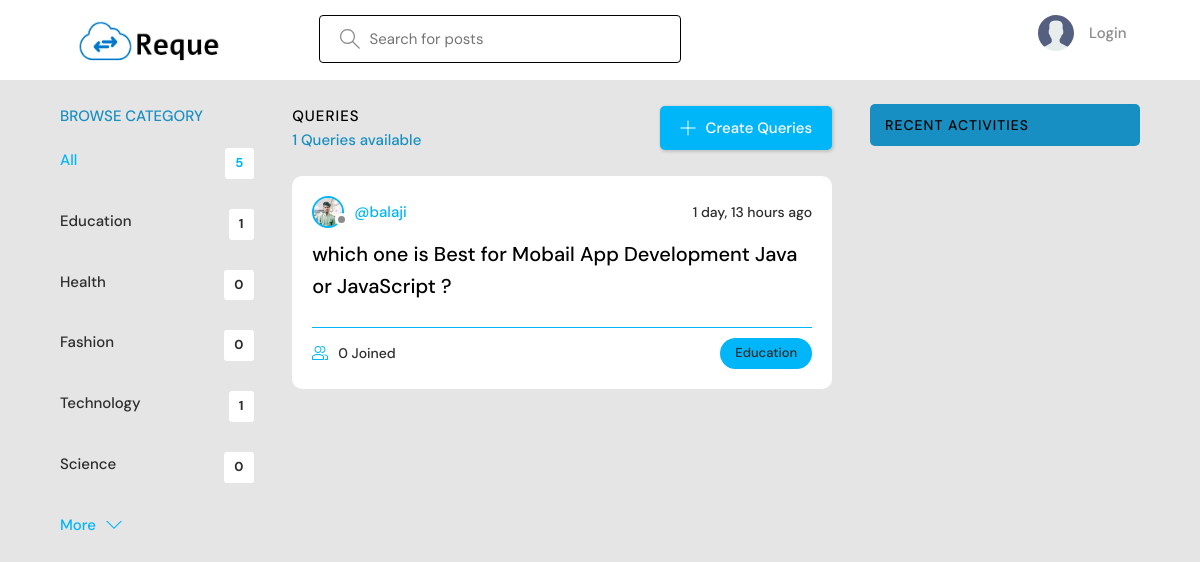
Screenshot of /?q=Education with the database file from the repository.
### base/models.py (models this page shows, shortened)
class Topic(models.Model):
    name = models.CharField(max_length=200)

class Room(models.Model):
    host = models.ForeignKey(User, on_delete=models.SET_NULL, null=True)
    topic = models.ForeignKey(Topic, on_delete=models.SET_NULL, null=True)
    name = models.CharField(max_length=200)
    description = models.TextField(null=True, blank=True)
    participants = models.ManyToManyField(User, related_name='participants', blank=True)
    updated = models.DateTimeField(auto_now=True)
    created = models.DateTimeField(auto_now_add=True)
    class Meta:
        ordering = ['-updated', '-created']

class User(AbstractUser):
    username = models.CharField(max_length=200,unique=True, null=True)
    name = models.CharField(max_length=200, null=True)
    email = models.EmailField(unique=True, null=True)
    bio = models.TextField(null=True)
    avatar = models.ImageField(null=True, default="avatar.svg")
    USERNAME_FIELD = 'email'
    REQUIRED_FIELDS = ['username']

### base/views.py (the view)
# urls.py: path('', views.home, name="home"),
def home(request):
    q = request.GET.get('q') if request.GET.get('q') != None else ''
    rooms = Room.objects.filter(
        Q(topic__name__icontains=q) |
        Q(name__icontains=q) |
        Q(description__icontains=q)
    )
    topics = Topic.objects.all()[0:5]
    room_count = rooms.count()
    room_messages = Message.objects.filter(
        Q(room__topic__name__icontains=q))[0:3]
    context = {'rooms': rooms, 'topics': topics,
               'room1_count': room_count, 'room_messages': room_messages}
    return render(request, 'base/home.html', context)

### base/templates/base/home.html (shortened to what this page needs)
{% extends 'main.html' %}
{% block content %}
<main class="layout layout--3">
  <div class="container">
    {% include 'base/topics_component.html' %}
    <div class="roomList">
      <div class="roomList__header">
        <div>
          <h2>Queries</h2>
          <p>{{room1_count}} Queries available</p>
        </div>
        <a class="btn btn--main" href="{% url 'create-room' %}">
          <svg version="1.1" xmlns="http://www.w3.org/2000/svg" width="32" height="32" viewBox="0 0 32 32">
            <title>add</title>
            <path
              d="M16.943 0.943h-1.885v14.115h-14.115v1.885h14.115v14.115h1.885v-14.115h14.115v-1.885h-14.115v-14.115z">
            </path>
          </svg>
          Create Queries
        </a>
      </div>
      {% include 'base/feed_component.html' %}
    </div>
    {% include 'base/activity_component.html' %}
  </div>
</main>
{% endblock %}

### base/templates/base/topics_component.html
<div class="topics">
    <div class="topics__header">
        <h2>Browse Category</h2>
    </div>
    <ul class="topics__list">
        <li>
            <a href="{% url 'home' %}" class="active">All <span>{{topics.count}}</span></a>
        </li>
        {% for topic in topics %}
        <li>
            <a href="{% url 'home' %}?q={{topic.name}}">{{topic.name}}<span>{{topic.room_set.all.count}}</span></a>
        </li>
        {% endfor %}
    </ul>
    <a class="btn btn--link" href="{% url 'topics' %}">
        More
        <svg version="1.1" xmlns="http://www.w3.org/2000/svg" width="32" height="32" viewBox="0 0 32 32">
            <title>chevron-down</title>
            <path d="M16 21l-13-13h-3l16 16 16-16h-3l-13 13z"></path>
        </svg>
    </a>
</div>

### base/templates/base/feed_component.html (shortened to what this page needs)
{% for room in rooms %}
<div class="roomListRoom">
    <div class="roomListRoom__header">
        <a href="{% url 'user-profile' room.host.id %}" class="roomListRoom__author">
            <div class="avatar avatar--small">
                <img src="{{room.host.avatar.url}}" />
            </div>
            <span>@{{room.host.username}}</span>
        </a>
        <div class="roomListRoom__actions">
            <span>{{room.created|timesince}} ago</span>
        </div>
    </div>
    <div class="roomListRoom__content">
        <a href="{% url 'room' room.id %}">{{room.name}}</a>
    </div>
    <div class="roomListRoom__meta">
        <a href="{% url 'room' room.id %}" class="roomListRoom__joined">
            {{room.participants.all.count}} Joined
        </a>
        <p class="roomListRoom__topic">{{room.topic.name}}</p>
    </div>
</div>
{% endfor %}

### static/styles/style.css (style rules this page uses)
:root { --color-main: #00b6f8; --color-main-light: #e1f6fb; --color-dark: #ffffff; --color-dark-medium: #00b6f8; --color-dark-light: #188fc2; --color-light: #000000; --color-gray: #8b8b8b; --color-light-gray: #2d2d2d; --color-bg: #e5e5e5; --color-success: #5dd693; --color-error: #fc4b0b; }
* { font-family: "DM Sans", -apple-system, BlinkMacSystemFont, "Segoe UI", Roboto, Oxygen, Ubuntu, Cantarell, "Open Sans", "Helvetica Neue", sans-serif; margin: 0; padding: 0; box-sizing: border-box; text-rendering: optimizeLegibility; font-size: inherit; }
html { font-size: 56.25%; }
@media only screen and (min-width: 1200px) { html { font-size: 62.5%; } }
body { line-height: 1.6; font-weight: 400; font-size: 1.5rem; color: var(--color-light-gray); background-color: var(--color-bg); min-height: 100vh; }
img { width: 100%; }
a { display: inline-block; color: var(--color-main); text-decoration: none; }
.container { max-width: 120rem; width: 90%; margin: auto; }
.btn { background-color: transparent; border: none; display: inline-flex; align-items: center; gap: 1rem; cursor: pointer; transition: all ease-in-out 0.3s; padding: 1rem 2rem; border-radius: 5px; box-shadow: 1px 1px 3px 1px rgba(0, 0, 0, 0.15); font-weight: 500; }
.btn--link { border-radius: 0; padding: 0; color: var(--color-main); box-shadow: none; }
.btn--main { background-color: var(--color-main); color: var(--color-dark); }
.btn > svg { fill: currentColor; width: 1.6rem; height: 1.6rem; }
.avatar { position: relative; display: inline-block; border-radius: 50%; border: 2px solid var(--color-main); }
.avatar img { display: block; border-radius: 50%; object-fit: cover; object-position: center; }
.avatar::after { content: ""; display: block; position: absolute; background-color: var(--color-gray); z-index: 111; border-radius: 50%; border: 0.3rem solid var(--color-dark); }
.avatar.avatar--small img { width: 2.8rem; height: 2.8rem; }
.avatar.avatar--small:after { width: 0.7rem; height: 0.7rem; bottom: 0px; right: -6px; }
.layout { margin-top: 2.4rem; }
.layout > .container { display: flex; justify-content: space-between; align-items: flex-start; }
.layout--3 > .container > div:first-child { flex-basis: 18%; max-width: 22.5rem; }
.layout--3 > .container > div:nth-child(2) { flex-basis: 50%; }
.topics__header { margin-bottom: 2rem; }
.topics__header h2 { text-transform: uppercase; font-weight: 500; color: var(--color-dark-light); }
.topics__list { list-style: none; }
.topics__list li a { display: flex; justify-content: space-between; margin-bottom: 3rem; font-weight: 500; color: var(--color-light-gray); transition: all 0.3s ease-in-out; }
.topics__list li a.active, .topics__list li a:hover { color: var(--color-main); }
.topics__list li a span { padding: 0.5rem 1rem; background-color: var(--color-dark); border-radius: 3px; font-size: 1.3rem; font-weight: 700; letter-spacing: 1px; }
.roomList__header { display: flex; justify-content: space-between; align-items: center; margin-bottom: 2.4rem; }
.roomList__header h2 { text-transform: uppercase; font-weight: 500; color: var(--color-light); letter-spacing: 1px; }
.roomList__header p { font-weight: 500; color: var(--color-dark-light); }
.roomListRoom { margin-bottom: 2.4rem; background-color: var(--color-dark); border-radius: 1rem; padding: 2rem; }
.roomListRoom__header { display: flex; justify-content: space-between; align-items: center; }
.roomListRoom__author { font-weight: 500; display: flex; align-items: center; gap: 1rem; }
.roomListRoom__actions { display: flex; align-items: flex-start; gap: 1rem; position: relative; }
.roomListRoom__actions span { font-size: 1.4rem; font-weight: 500; }
.roomListRoom__content { margin: 1rem 0; }
.roomListRoom__content a { font-size: 2rem; font-weight: 500; margin-bottom: 1.5rem; color: var(--color-light); transition: all 0.3s ease-in-out; }
.roomListRoom__meta { border-top: 1px solid var(--color-dark-medium); padding-top: 1rem; display: flex; align-items: center; justify-content: space-between; }
.roomListRoom__joined { color: var(--color-light-gray); display: flex; align-items: center; gap: 1rem; font-size: 1.4rem; font-weight: 500; }
.roomListRoom__joined svg { fill: var(--color-main); width: 1.6rem; height: 1.6rem; }
.roomListRoom__topic { padding: 5px 1.5rem; background-color: var(--color-dark-medium); border-radius: 5rem; font-weight: 500; font-size: 1.3rem; }

### rows the page displays
Topic: name "Education", room_set.all.count "1"
Topic: name "Health", room_set.all.count "0"
Topic: name "Fashion", room_set.all.count "0"
Topic: name "Technology", room_set.all.count "1"
Topic: name "Science", room_set.all.count "0"
Room: host.avatar (picture), host.username "balaji", created "1 day, 13 hours", name "which one is Best for Mobail App Development Java or JavaScript ?", participants.all.count "0", topic.name "Education"

### other values shown
{{ topics.count }} "5"
{{ room1_count }} "1"
